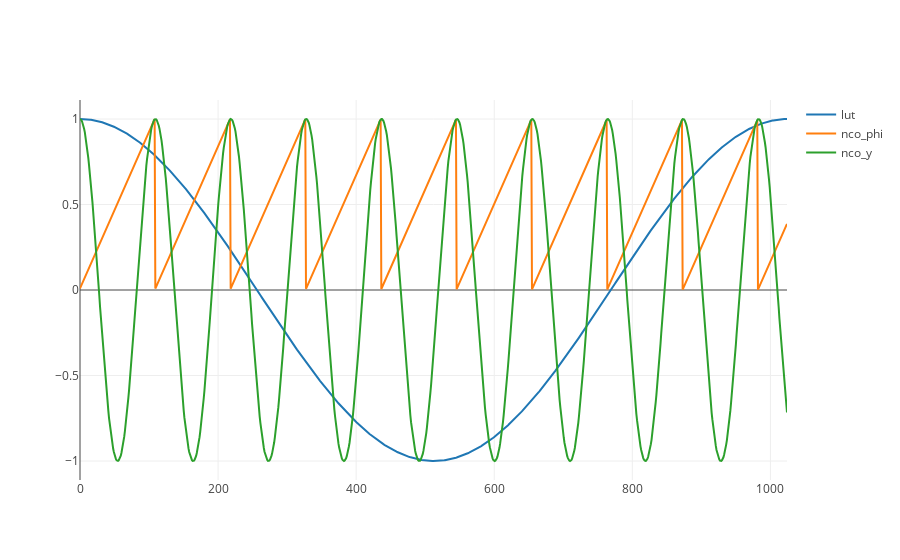

Notebook cell for this chart:
### Code cell
let lut_length = 1024;
let mut nco = Nco::new(lut_length);

//nco.set_frequency(48000., 93.75); 
//nco.set_frequency(48000., 187.); 
nco.set_frequency(48000., 440.); 

// sample range
let xs: Vec<f32> = linspace(0., lut_length as f32, lut_length).collect();

// collect accumulator output
let ys_phi = xs.clone().iter().map(|_| {
    nco.step();
    nco.phi as f32 / u32::MAX as f32
}).collect();

// collect nco output
nco.reset();
let ys = xs.clone().iter().map(|_| nco.step()).collect();

// plot all the things
let mut plot = Plot::new();
plot.add_trace(Scatter::new(xs.clone(), nco.lut.clone()).mode(Mode::Lines).name("lut"));
plot.add_trace(Scatter::new(xs.clone(), ys_phi).mode(Mode::Lines).name("nco_phi"));
plot.add_trace(Scatter::new(xs.clone(), ys).mode(Mode::Lines).name("nco_y"));
plot.set_layout(Layout::new().height(400));
plot.lab_display();

### Figure 1 — Plotly figure (JSON) as saved in the notebook; plotly's stock layout.template omitted (floating-point values rounded to 4 significant figures; data arrays with more than 128 entries replaced by an {"elided": "..."} marker saying what was removed)
{"data": [{"mode": "lines", "name": "lut", "type": "scatter", "x": {"elided": "1024 float values"}, "y": {"elided": "1024 float values"}}, {"mode": "lines", "name": "nco_phi", "type": "scatter", "x": {"elided": "1024 float values"}, "y": {"elided": "1024 float values"}}, {"mode": "lines", "name": "nco_y", "type": "scatter", "x": {"elided": "1024 float values"}, "y": {"elided": "1024 float values"}}], "layout": {"autosize": true, "xaxis": {"autorange": true, "range": [0, 1024], "type": "linear"}, "yaxis": {"autorange": true, "range": [-1.111, 1.111], "type": "linear"}}}
